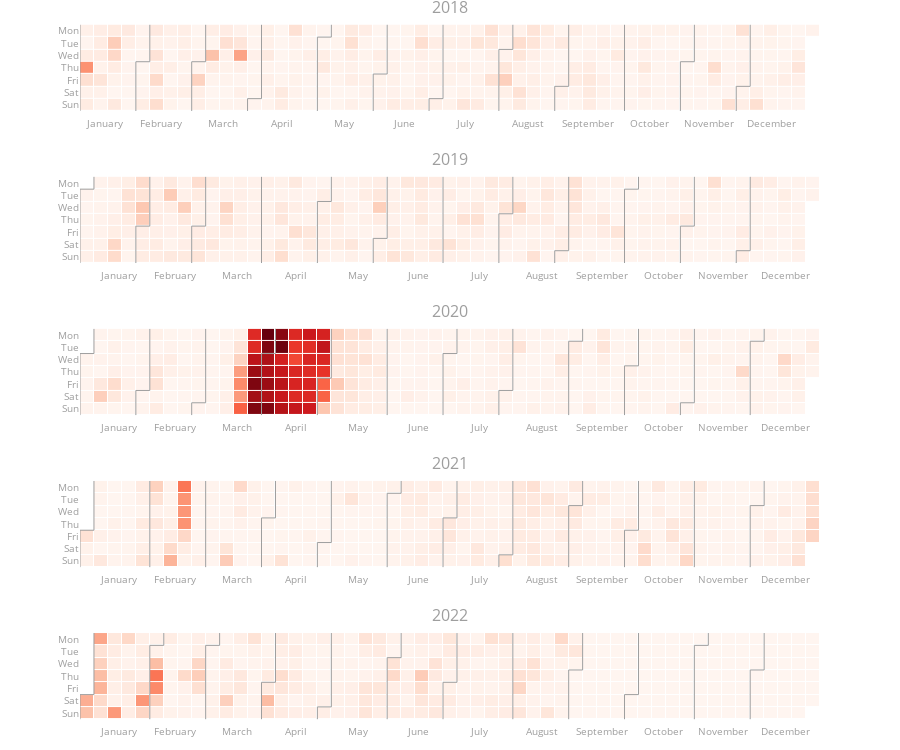

Notebook code for this chart:
### Code cell
fig = calplot(
         events.reset_index(),
         x="FlightDate",
         y="Cancelled",
         colorscale="Reds",
         years_title=True
)
fig.show()

### Figure 1 — Plotly figure (JSON) as saved in the notebook; plotly's stock layout.template omitted (floating-point values rounded to 4 significant figures; data arrays with more than 128 entries replaced by an {"elided": "..."} marker saying what was removed)
{"data": [{"colorscale": [[0, "rgb(255,245,240)"], [0.125, "rgb(254,224,210)"], [0.25, "rgb(252,187,161)"], [0.375, "rgb(252,146,114)"], [0.5, "rgb(251,106,74)"], [0.625, "rgb(239,59,44)"], [0.75, "rgb(203,24,29)"], [0.875, "rgb(165,15,21)"], [1, "rgb(103,0,13)"]], "customdata": {"elided": "365x2 str values"}, "hovertemplate": "%{customdata[0]} <br>Week=%{x} <br>%{customdata[1]}=%{z}", "name": "2018", "showscale": false, "type": "heatmap", "x": {"elided": "365 int values"}, "xaxis": "x", "xgap": 1, "y": {"elided": "365 int values"}, "yaxis": "y", "ygap": 1, "z": {"elided": "365 float values"}, "zmax": 0.5344, "zmin": 0}, {"hoverinfo": "skip", "line": {"color": "#9e9e9e", "width": 1}, "mode": "lines", "type": "scatter", "x": [0.5, 0.5], "xaxis": "x", "y": [-0.5, 6.5], "yaxis": "y"}, {"hoverinfo": "skip", "line": {"color": "#9e9e9e", "width": 1}, "mode": "lines", "type": "scatter", "x": [4.5, 4.5], "xaxis": "x", "y": [2.5, 6.5], "yaxis": "y"}, {"hoverinfo": "skip", "line": {"color": "#9e9e9e", "width": 1}, "mode": "lines", "type": "scatter", "x": [4.5, 5.5], "xaxis": "x", "y": [2.5, 2.5], "yaxis": "y"}, {"hoverinfo": "skip", "line": {"color": "#9e9e9e", "width": 1}, "mode": "lines", "type": "scatter", "x": [5.5, 5.5], "xaxis": "x", "y": [2.5, -0.5], "yaxis": "y"}, {"hoverinfo": "skip", "line": {"color": "#9e9e9e", "width": 1}, "mode": "lines", "type": "scatter", "x": [8.5, 8.5], "xaxis": "x", "y": [2.5, 6.5], "yaxis": "y"}, {"hoverinfo": "skip", "line": {"color": "#9e9e9e", "width": 1}, "mode": "lines", "type": "scatter", "x": [8.5, 9.5], "xaxis": "x", "y": [2.5, 2.5], "yaxis": "y"}, {"hoverinfo": "skip", "line": {"color": "#9e9e9e", "width": 1}, "mode": "lines", "type": "scatter", "x": [9.5, 9.5], "xaxis": "x", "y": [2.5, -0.5], "yaxis": "y"}, {"hoverinfo": "skip", "line": {"color": "#9e9e9e", "width": 1}, "mode": "lines", "type": "scatter", "x": [12.5, 12.5], "xaxis": "x", "y": [5.5, 6.5], "yaxis": "y"}, {"hoverinfo": "skip", "line": {"color": "#9e9e9e", "width": 1}, "mode": "lines", "type": "scatter", "x": [12.5, 13.5], "xaxis": "x", "y": [5.5, 5.5], "yaxis": "y"}, {"hoverinfo": "skip", "line": {"color": "#9e9e9e", "width": 1}, "mode": "lines", "type": "scatter", "x": [13.5, 13.5], "xaxis": "x", "y": [5.5, -0.5], "yaxis": "y"}, {"hoverinfo": "skip", "line": {"color": "#9e9e9e", "width": 1}, "mode": "lines", "type": "scatter", "x": [17.5, 17.5], "xaxis": "x", "y": [0.5, 6.5], "yaxis": "y"}, {"hoverinfo": "skip", "line": {"color": "#9e9e9e", "width": 1}, "mode": "lines", "type": "scatter", "x": [17.5, 18.5], "xaxis": "x", "y": [0.5, 0.5], "yaxis": "y"}, {"hoverinfo": "skip", "line": {"color": "#9e9e9e", "width": 1}, "mode": "lines", "type": "scatter", "x": [18.5, 18.5], "xaxis": "x", "y": [0.5, -0.5], "yaxis": "y"}, {"hoverinfo": "skip", "line": {"color": "#9e9e9e", "width": 1}, "mode": "lines", "type": "scatter", "x": [21.5, 21.5], "xaxis": "x", "y": [3.5, 6.5], "yaxis": "y"}, {"hoverinfo": "skip", "line": {"color": "#9e9e9e", "width": 1}, "mode": "lines", "type": "scatter", "x": [21.5, 22.5], "xaxis": "x", "y": [3.5, 3.5], "yaxis": "y"}, {"hoverinfo": "skip", "line": {"color": "#9e9e9e", "width": 1}, "mode": "lines", "type": "scatter", "x": [22.5, 22.5], "xaxis": "x", "y": [3.5, -0.5], "yaxis": "y"}, {"hoverinfo": "skip", "line": {"color": "#9e9e9e", "width": 1}, "mode": "lines", "type": "scatter", "x": [25.5, 25.5], "xaxis": "x", "y": [5.5, 6.5], "yaxis": "y"}, {"hoverinfo": "skip", "line": {"color": "#9e9e9e", "width": 1}, "mode": "lines", "type": "scatter", "x": [25.5, 26.5], "xaxis": "x", "y": [5.5, 5.5], "yaxis": "y"}, {"hoverinfo": "skip", "line": {"color": "#9e9e9e", "width": 1}, "mode": "lines", "type": "scatter", "x": [26.5, 26.5], "xaxis": "x", "y": [5.5, -0.5], "yaxis": "y"}, {"hoverinfo": "skip", "line": {"color": "#9e9e9e", "width": 1}, "mode": "lines", "type": "scatter", "x": [30.5, 30.5], "xaxis": "x", "y": [1.5, 6.5], "yaxis": "y"}, {"hoverinfo": "skip", "line": {"color": "#9e9e9e", "width": 1}, "mode": "lines", "type": "scatter", "x": [30.5, 31.5], "xaxis": "x", "y": [1.5, 1.5], "yaxis": "y"}, {"hoverinfo": "skip", "line": {"color": "#9e9e9e", "width": 1}, "mode": "lines", "type": "scatter", "x": [31.5, 31.5], "xaxis": "x", "y": [1.5, -0.5], "yaxis": "y"}, {"hoverinfo": "skip", "line": {"color": "#9e9e9e", "width": 1}, "mode": "lines", "type": "scatter", "x": [34.5, 34.5], "xaxis": "x", "y": [4.5, 6.5], "yaxis": "y"}, {"hoverinfo": "skip", "line": {"color": "#9e9e9e", "width": 1}, "mode": "lines", "type": "scatter", "x": [34.5, 35.5], "xaxis": "x", "y": [4.5, 4.5], "yaxis": "y"}, {"hoverinfo": "skip", "line": {"color": "#9e9e9e", "width": 1}, "mode": "lines", "type": "scatter", "x": [35.5, 35.5], "xaxis": "x", "y": [4.5, -0.5], "yaxis": "y"}, {"hoverinfo": "skip", "line": {"color": "#9e9e9e", "width": 1}, "mode": "lines", "type": "scatter", "x": [39.5, 39.5], "xaxis": "x", "y": [-0.5, 6.5], "yaxis": "y"}, {"hoverinfo": "skip", "line": {"color": "#9e9e9e", "width": 1}, "mode": "lines", "type": "scatter", "x": [43.5, 43.5], "xaxis": "x", "y": [2.5, 6.5], "yaxis": "y"}, {"hoverinfo": "skip", "line": {"color": "#9e9e9e", "width": 1}, "mode": "lines", "type": "scatter", "x": [43.5, 44.5], "xaxis": "x", "y": [2.5, 2.5], "yaxis": "y"}, {"hoverinfo": "skip", "line": {"color": "#9e9e9e", "width": 1}, "mode": "lines", "type": "scatter", "x": [44.5, 44.5], "xaxis": "x", "y": [2.5, -0.5], "yaxis": "y"}, {"hoverinfo": "skip", "line": {"color": "#9e9e9e", "width": 1}, "mode": "lines", "type": "scatter", "x": [47.5, 47.5], "xaxis": "x", "y": [4.5, 6.5], "yaxis": "y"}, {"hoverinfo": "skip", "line": {"color": "#9e9e9e", "width": 1}, "mode": "lines", "type": "scatter", "x": [47.5, 48.5], "xaxis": "x", "y": [4.5, 4.5], "yaxis": "y"}, {"hoverinfo": "skip", "line": {"color": "#9e9e9e", "width": 1}, "mode": "lines", "type": "scatter", "x": [48.5, 48.5], "xaxis": "x", "y": [4.5, -0.5], "yaxis": "y"}, {"colorscale": [[0, "rgb(255,245,240)"], [0.125, "rgb(254,224,210)"], [0.25, "rgb(252,187,161)"], [0.375, "rgb(252,146,114)"], [0.5, "rgb(251,106,74)"], [0.625, "rgb(239,59,44)"], [0.75, "rgb(203,24,29)"], [0.875, "rgb(165,15,21)"], [1, "rgb(103,0,13)"]], "customdata": {"elided": "365x2 str values"}, "hovertemplate": "%{customdata[0]} <br>Week=%{x} <br>%{customdata[1]}=%{z}", "name": "2019", "showscale": false, "type": "heatmap", "x": {"elided": "365 int values"}, "xaxis": "x2", "xgap": 1, "y": {"elided": "365 int values"}, "yaxis": "y2", "ygap": 1, "z": {"elided": "365 float values"}, "zmax": 0.5344, "zmin": 0}, {"hoverinfo": "skip", "line": {"color": "#9e9e9e", "width": 1}, "mode": "lines", "type": "scatter", "x": [-0.5, -0.5], "xaxis": "x2", "y": [0.5, 6.5], "yaxis": "y2"}, {"hoverinfo": "skip", "line": {"color": "#9e9e9e", "width": 1}, "mode": "lines", "type": "scatter", "x": [-0.5, 0.5], "xaxis": "x2", "y": [0.5, 0.5], "yaxis": "y2"}, {"hoverinfo": "skip", "line": {"color": "#9e9e9e", "width": 1}, "mode": "lines", "type": "scatter", "x": [0.5, 0.5], "xaxis": "x2", "y": [0.5, -0.5], "yaxis": "y2"}, {"hoverinfo": "skip", "line": {"color": "#9e9e9e", "width": 1}, "mode": "lines", "type": "scatter", "x": [3.5, 3.5], "xaxis": "x2", "y": [3.5, 6.5], "yaxis": "y2"}, {"hoverinfo": "skip", "line": {"color": "#9e9e9e", "width": 1}, "mode": "lines", "type": "scatter", "x": [3.5, 4.5], "xaxis": "x2", "y": [3.5, 3.5], "yaxis": "y2"}, {"hoverinfo": "skip", "line": {"color": "#9e9e9e", "width": 1}, "mode": "lines", "type": "scatter", "x": [4.5, 4.5], "xaxis": "x2", "y": [3.5, -0.5], "yaxis": "y2"}, {"hoverinfo": "skip", "line": {"color": "#9e9e9e", "width": 1}, "mode": "lines", "type": "scatter", "x": [7.5, 7.5], "xaxis": "x2", "y": [3.5, 6.5], "yaxis": "y2"}, {"hoverinfo": "skip", "line": {"color": "#9e9e9e", "width": 1}, "mode": "lines", "type": "scatter", "x": [7.5, 8.5], "xaxis": "x2", "y": [3.5, 3.5], "yaxis": "y2"}, {"hoverinfo": "skip", "line": {"color": "#9e9e9e", "width": 1}, "mode": "lines", "type": "scatter", "x": [8.5, 8.5], "xaxis": "x2", "y": [3.5, -0.5], "yaxis": "y2"}, {"hoverinfo": "skip", "line": {"color": "#9e9e9e", "width": 1}, "mode": "lines", "type": "scatter", "x": [12.5, 12.5], "xaxis": "x2", "y": [-0.5, 6.5], "yaxis": "y2"}, {"hoverinfo": "skip", "line": {"color": "#9e9e9e", "width": 1}, "mode": "lines", "type": "scatter", "x": [16.5, 16.5], "xaxis": "x2", "y": [1.5, 6.5], "yaxis": "y2"}, {"hoverinfo": "skip", "line": {"color": "#9e9e9e", "width": 1}, "mode": "lines", "type": "scatter", "x": [16.5, 17.5], "xaxis": "x2", "y": [1.5, 1.5], "yaxis": "y2"}, {"hoverinfo": "skip", "line": {"color": "#9e9e9e", "width": 1}, "mode": "lines", "type": "scatter", "x": [17.5, 17.5], "xaxis": "x2", "y": [1.5, -0.5], "yaxis": "y2"}, {"hoverinfo": "skip", "line": {"color": "#9e9e9e", "width": 1}, "mode": "lines", "type": "scatter", "x": [20.5, 20.5], "xaxis": "x2", "y": [4.5, 6.5], "yaxis": "y2"}, {"hoverinfo": "skip", "line": {"color": "#9e9e9e", "width": 1}, "mode": "lines", "type": "scatter", "x": [20.5, 21.5], "xaxis": "x2", "y": [4.5, 4.5], "yaxis": "y2"}, {"hoverinfo": "skip", "line": {"color": "#9e9e9e", "width": 1}, "mode": "lines", "type": "scatter", "x": [21.5, 21.5], "xaxis": "x2", "y": [4.5, -0.5], "yaxis": "y2"}, {"hoverinfo": "skip", "line": {"color": "#9e9e9e", "width": 1}, "mode": "lines", "type": "scatter", "x": [25.5, 25.5], "xaxis": "x2", "y": [-0.5, 6.5], "yaxis": "y2"}, {"hoverinfo": "skip", "line": {"color": "#9e9e9e", "width": 1}, "mode": "lines", "type": "scatter", "x": [29.5, 29.5], "xaxis": "x2", "y": [2.5, 6.5], "yaxis": "y2"}, {"hoverinfo": "skip", "line": {"color": "#9e9e9e", "width": 1}, "mode": "lines", "type": "scatter", "x": [29.5, 30.5], "xaxis": "x2", "y": [2.5, 2.5], "yaxis": "y2"}, {"hoverinfo": "skip", "line": {"color": "#9e9e9e", "width": 1}, "mode": "lines", "type": "scatter", "x": [30.5, 30.5], "xaxis": "x2", "y": [2.5, -0.5], "yaxis": "y2"}, {"hoverinfo": "skip", "line": {"color": "#9e9e9e", "width": 1}, "mode": "lines", "type": "scatter", "x": [33.5, 33.5], "xaxis": "x2", "y": [5.5, 6.5], "yaxis": "y2"}, {"hoverinfo": "skip", "line": {"color": "#9e9e9e", "width": 1}, "mode": "lines", "type": "scatter", "x": [33.5, 34.5], "xaxis": "x2", "y": [5.5, 5.5], "yaxis": "y2"}, {"hoverinfo": "skip", "line": {"color": "#9e9e9e", "width": 1}, "mode": "lines", "type": "scatter", "x": [34.5, 34.5], "xaxis": "x2", "y": [5.5, -0.5], "yaxis": "y2"}, {"hoverinfo": "skip", "line": {"color": "#9e9e9e", "width": 1}, "mode": "lines", "type": "scatter", "x": [38.5, 38.5], "xaxis": "x2", "y": [0.5, 6.5], "yaxis": "y2"}, {"hoverinfo": "skip", "line": {"color": "#9e9e9e", "width": 1}, "mode": "lines", "type": "scatter", "x": [38.5, 39.5], "xaxis": "x2", "y": [0.5, 0.5], "yaxis": "y2"}, {"hoverinfo": "skip", "line": {"color": "#9e9e9e", "width": 1}, "mode": "lines", "type": "scatter", "x": [39.5, 39.5], "xaxis": "x2", "y": [0.5, -0.5], "yaxis": "y2"}, {"hoverinfo": "skip", "line": {"color": "#9e9e9e", "width": 1}, "mode": "lines", "type": "scatter", "x": [42.5, 42.5], "xaxis": "x2", "y": [3.5, 6.5], "yaxis": "y2"}, {"hoverinfo": "skip", "line": {"color": "#9e9e9e", "width": 1}, "mode": "lines", "type": "scatter", "x": [42.5, 43.5], "xaxis": "x2", "y": [3.5, 3.5], "yaxis": "y2"}, {"hoverinfo": "skip", "line": {"color": "#9e9e9e", "width": 1}, "mode": "lines", "type": "scatter", "x": [43.5, 43.5], "xaxis": "x2", "y": [3.5, -0.5], "yaxis": "y2"}, {"hoverinfo": "skip", "line": {"color": "#9e9e9e", "width": 1}, "mode": "lines", "type": "scatter", "x": [46.5, 46.5], "xaxis": "x2", "y": [5.5, 6.5], "yaxis": "y2"}, {"hoverinfo": "skip", "line": {"color": "#9e9e9e", "width": 1}, "mode": "lines", "type": "scatter", "x": [46.5, 47.5], "xaxis": "x2", "y": [5.5, 5.5], "yaxis": "y2"}, {"hoverinfo": "skip", "line": {"color": "#9e9e9e", "width": 1}, "mode": "lines", "type": "scatter", "x": [47.5, 47.5], "xaxis": "x2", "y": [5.5, -0.5], "yaxis": "y2"}, {"colorscale": [[0, "rgb(255,245,240)"], [0.125, "rgb(254,224,210)"], [0.25, "rgb(252,187,161)"], [0.375, "rgb(252,146,114)"], [0.5, "rgb(251,106,74)"], [0.625, "rgb(239,59,44)"], [0.75, "rgb(203,24,29)"], [0.875, "rgb(165,15,21)"], [1, "rgb(103,0,13)"]], "customdata": {"elided": "366x2 str values"}, "hovertemplate": "%{customdata[0]} <br>Week=%{x} <br>%{customdata[1]}=%{z}", "name": "2020", "showscale": false, "type": "heatmap", "x": {"elided": "366 int values"}, "xaxis": "x3", "xgap": 1, "y": {"elided": "366 int values"}, "yaxis": "y3", "ygap": 1, "z": {"elided": "366 float values"}, "zmax": 0.5344, "zmin": 0}, {"hoverinfo": "skip", "line": {"color": "#9e9e9e", "width": 1}, "mode": "lines", "type": "scatter", "x": [-0.5, -0.5], "xaxis": "x3", "y": [1.5, 6.5], "yaxis": "y3"}, {"hoverinfo": "skip", "line": {"color": "#9e9e9e", "width": 1}, "mode": "lines", "type": "scatter", "x": [-0.5, 0.5], "xaxis": "x3", "y": [1.5, 1.5], "yaxis": "y3"}, {"hoverinfo": "skip", "line": {"color": "#9e9e9e", "width": 1}, "mode": "lines", "type": "scatter", "x": [0.5, 0.5], "xaxis": "x3", "y": [1.5, -0.5], "yaxis": "y3"}, {"hoverinfo": "skip", "line": {"color": "#9e9e9e", "width": 1}, "mode": "lines", "type": "scatter", "x": [3.5, 3.5], "xaxis": "x3", "y": [4.5, 6.5], "yaxis": "y3"}, {"hoverinfo": "skip", "line": {"color": "#9e9e9e", "width": 1}, "mode": "lines", "type": "scatter", "x": [3.5, 4.5], "xaxis": "x3", "y": [4.5, 4.5], "yaxis": "y3"}, {"hoverinfo": "skip", "line": {"color": "#9e9e9e", "width": 1}, "mode": "lines", "type": "scatter", "x": [4.5, 4.5], "xaxis": "x3", "y": [4.5, -0.5], "yaxis": "y3"}, {"hoverinfo": "skip", "line": {"color": "#9e9e9e", "width": 1}, "mode": "lines", "type": "scatter", "x": [7.5, 7.5], "xaxis": "x3", "y": [5.5, 6.5], "yaxis": "y3"}, {"hoverinfo": "skip", "line": {"color": "#9e9e9e", "width": 1}, "mode": "lines", "type": "scatter", "x": [7.5, 8.5], "xaxis": "x3", "y": [5.5, 5.5], "yaxis": "y3"}, {"hoverinfo": "skip", "line": {"color": "#9e9e9e", "width": 1}, "mode": "lines", "type": "scatter", "x": [8.5, 8.5], "xaxis": "x3", "y": [5.5, -0.5], "yaxis": "y3"}, {"hoverinfo": "skip", "line": {"color": "#9e9e9e", "width": 1}, "mode": "lines", "type": "scatter", "x": [12.5, 12.5], "xaxis": "x3", "y": [1.5, 6.5], "yaxis": "y3"}, {"hoverinfo": "skip", "line": {"color": "#9e9e9e", "width": 1}, "mode": "lines", "type": "scatter", "x": [12.5, 13.5], "xaxis": "x3", "y": [1.5, 1.5], "yaxis": "y3"}, {"hoverinfo": "skip", "line": {"color": "#9e9e9e", "width": 1}, "mode": "lines", "type": "scatter", "x": [13.5, 13.5], "xaxis": "x3", "y": [1.5, -0.5], "yaxis": "y3"}, {"hoverinfo": "skip", "line": {"color": "#9e9e9e", "width": 1}, "mode": "lines", "type": "scatter", "x": [16.5, 16.5], "xaxis": "x3", "y": [3.5, 6.5], "yaxis": "y3"}, {"hoverinfo": "skip", "line": {"color": "#9e9e9e", "width": 1}, "mode": "lines", "type": "scatter", "x": [16.5, 17.5], "xaxis": "x3", "y": [3.5, 3.5], "yaxis": "y3"}, {"hoverinfo": "skip", "line": {"color": "#9e9e9e", "width": 1}, "mode": "lines", "type": "scatter", "x": [17.5, 17.5], "xaxis": "x3", "y": [3.5, -0.5], "yaxis": "y3"}, {"hoverinfo": "skip", "line": {"color": "#9e9e9e", "width": 1}, "mode": "lines", "type": "scatter", "x": [21.5, 21.5], "xaxis": "x3", "y": [-0.5, 6.5], "yaxis": "y3"}, {"hoverinfo": "skip", "line": {"color": "#9e9e9e", "width": 1}, "mode": "lines", "type": "scatter", "x": [25.5, 25.5], "xaxis": "x3", "y": [1.5, 6.5], "yaxis": "y3"}, {"hoverinfo": "skip", "line": {"color": "#9e9e9e", "width": 1}, "mode": "lines", "type": "scatter", "x": [25.5, 26.5], "xaxis": "x3", "y": [1.5, 1.5], "yaxis": "y3"}, {"hoverinfo": "skip", "line": {"color": "#9e9e9e", "width": 1}, "mode": "lines", "type": "scatter", "x": [26.5, 26.5], "xaxis": "x3", "y": [1.5, -0.5], "yaxis": "y3"}, {"hoverinfo": "skip", "line": {"color": "#9e9e9e", "width": 1}, "mode": "lines", "type": "scatter", "x": [29.5, 29.5], "xaxis": "x3", "y": [4.5, 6.5], "yaxis": "y3"}, {"hoverinfo": "skip", "line": {"color": "#9e9e9e", "width": 1}, "mode": "lines", "type": "scatter", "x": [29.5, 30.5], "xaxis": "x3", "y": [4.5, 4.5], "yaxis": "y3"}, {"hoverinfo": "skip", "line": {"color": "#9e9e9e", "width": 1}, "mode": "lines", "type": "scatter", "x": [30.5, 30.5], "xaxis": "x3", "y": [4.5, -0.5], "yaxis": "y3"}, {"hoverinfo": "skip", "line": {"color": "#9e9e9e", "width": 1}, "mode": "lines", "type": "scatter", "x": [34.5, 34.5], "xaxis": "x3", "y": [0.5, 6.5], "yaxis": "y3"}, {"hoverinfo": "skip", "line": {"color": "#9e9e9e", "width": 1}, "mode": "lines", "type": "scatter", "x": [34.5, 35.5], "xaxis": "x3", "y": [0.5, 0.5], "yaxis": "y3"}, {"hoverinfo": "skip", "line": {"color": "#9e9e9e", "width": 1}, "mode": "lines", "type": "scatter", "x": [35.5, 35.5], "xaxis": "x3", "y": [0.5, -0.5], "yaxis": "y3"}, {"hoverinfo": "skip", "line": {"color": "#9e9e9e", "width": 1}, "mode": "lines", "type": "scatter", "x": [38.5, 38.5], "xaxis": "x3", "y": [2.5, 6.5], "yaxis": "y3"}, {"hoverinfo": "skip", "line": {"color": "#9e9e9e", "width": 1}, "mode": "lines", "type": "scatter", "x": [38.5, 39.5], "xaxis": "x3", "y": [2.5, 2.5], "yaxis": "y3"}, {"hoverinfo": "skip", "line": {"color": "#9e9e9e", "width": 1}, "mode": "lines", "type": "scatter", "x": [39.5, 39.5], "xaxis": "x3", "y": [2.5, -0.5], "yaxis": "y3"}, {"hoverinfo": "skip", "line": {"color": "#9e9e9e", "width": 1}, "mode": "lines", "type": "scatter", "x": [42.5, 42.5], "xaxis": "x3", "y": [5.5, 6.5], "yaxis": "y3"}, {"hoverinfo": "skip", "line": {"color": "#9e9e9e", "width": 1}, "mode": "lines", "type": "scatter", "x": [42.5, 43.5], "xaxis": "x3", "y": [5.5, 5.5], "yaxis": "y3"}, {"hoverinfo": "skip", "line": {"color": "#9e9e9e", "width": 1}, "mode": "lines", "type": "scatter", "x": [43.5, 43.5], "xaxis": "x3", "y": [5.5, -0.5], "yaxis": "y3"}, {"hoverinfo": "skip", "line": {"color": "#9e9e9e", "width": 1}, "mode": "lines", "type": "scatter", "x": [47.5, 47.5], "xaxis": "x3", "y": [0.5, 6.5], "yaxis": "y3"}, {"hoverinfo": "skip", "line": {"color": "#9e9e9e", "width": 1}, "mode": "lines", "type": "scatter", "x": [47.5, 48.5], "xaxis": "x3", "y": [0.5, 0.5], "yaxis": "y3"}, {"hoverinfo": "skip", "line": {"color": "#9e9e9e", "width": 1}, "mode": "lines", "type": "scatter", "x": [48.5, 48.5], "xaxis": "x3", "y": [0.5, -0.5], "yaxis": "y3"}, {"colorscale": [[0, "rgb(255,245,240)"], [0.125, "rgb(254,224,210)"], [0.25, "rgb(252,187,161)"], [0.375, "rgb(252,146,114)"], [0.5, "rgb(251,106,74)"], [0.625, "rgb(239,59,44)"], [0.75, "rgb(203,24,29)"], [0.875, "rgb(165,15,21)"], [1, "rgb(103,0,13)"]], "customdata": {"elided": "365x2 str values"}, "hovertemplate": "%{customdata[0]} <br>Week=%{x} <br>%{customdata[1]}=%{z}", "name": "2021", "showscale": false, "type": "heatmap", "x": {"elided": "365 int values"}, "xaxis": "x4", "xgap": 1, "y": {"elided": "365 int values"}, "yaxis": "y4", "ygap": 1, "z": {"elided": "365 float values"}, "zmax": 0.5344, "zmin": 0}, {"hoverinfo": "skip", "line": {"color": "#9e9e9e", "width": 1}, "mode": "lines", "type": "scatter", "x": [-0.5, -0.5], "xaxis": "x4", "y": [3.5, 6.5], "yaxis": "y4"}, {"hoverinfo": "skip", "line": {"color": "#9e9e9e", "width": 1}, "mode": "lines", "type": "scatter", "x": [-0.5, 0.5], "xaxis": "x4", "y": [3.5, 3.5], "yaxis": "y4"}, {"hoverinfo": "skip", "line": {"color": "#9e9e9e", "width": 1}, "mode": "lines", "type": "scatter", "x": [0.5, 0.5], "xaxis": "x4", "y": [3.5, -0.5], "yaxis": "y4"}, {"hoverinfo": "skip", "line": {"color": "#9e9e9e", "width": 1}, "mode": "lines", "type": "scatter", "x": [4.5, 4.5], "xaxis": "x4", "y": [-0.5, 6.5], "yaxis": "y4"}, {"hoverinfo": "skip", "line": {"color": "#9e9e9e", "width": 1}, "mode": "lines", "type": "scatter", "x": [8.5, 8.5], "xaxis": "x4", "y": [-0.5, 6.5], "yaxis": "y4"}, {"hoverinfo": "skip", "line": {"color": "#9e9e9e", "width": 1}, "mode": "lines", "type": "scatter", "x": [12.5, 12.5], "xaxis": "x4", "y": [2.5, 6.5], "yaxis": "y4"}, {"hoverinfo": "skip", "line": {"color": "#9e9e9e", "width": 1}, "mode": "lines", "type": "scatter", "x": [12.5, 13.5], "xaxis": "x4", "y": [2.5, 2.5], "yaxis": "y4"}, {"hoverinfo": "skip", "line": {"color": "#9e9e9e", "width": 1}, "mode": "lines", "type": "scatter", "x": [13.5, 13.5], "xaxis": "x4", "y": [2.5, -0.5], "yaxis": "y4"}, {"hoverinfo": "skip", "line": {"color": "#9e9e9e", "width": 1}, "mode": "lines", "type": "scatter", "x": [16.5, 16.5], "xaxis": "x4", "y": [4.5, 6.5], "yaxis": "y4"}, {"hoverinfo": "skip", "line": {"color": "#9e9e9e", "width": 1}, "mode": "lines", "type": "scatter", "x": [16.5, 17.5], "xaxis": "x4", "y": [4.5, 4.5], "yaxis": "y4"}, {"hoverinfo": "skip", "line": {"color": "#9e9e9e", "width": 1}, "mode": "lines", "type": "scatter", "x": [17.5, 17.5], "xaxis": "x4", "y": [4.5, -0.5], "yaxis": "y4"}, {"hoverinfo": "skip", "line": {"color": "#9e9e9e", "width": 1}, "mode": "lines", "type": "scatter", "x": [21.5, 21.5], "xaxis": "x4", "y": [0.5, 6.5], "yaxis": "y4"}, {"hoverinfo": "skip", "line": {"color": "#9e9e9e", "width": 1}, "mode": "lines", "type": "scatter", "x": [21.5, 22.5], "xaxis": "x4", "y": [0.5, 0.5], "yaxis": "y4"}, {"hoverinfo": "skip", "line": {"color": "#9e9e9e", "width": 1}, "mode": "lines", "type": "scatter", "x": [22.5, 22.5], "xaxis": "x4", "y": [0.5, -0.5], "yaxis": "y4"}, {"hoverinfo": "skip", "line": {"color": "#9e9e9e", "width": 1}, "mode": "lines", "type": "scatter", "x": [25.5, 25.5], "xaxis": "x4", "y": [2.5, 6.5], "yaxis": "y4"}, {"hoverinfo": "skip", "line": {"color": "#9e9e9e", "width": 1}, "mode": "lines", "type": "scatter", "x": [25.5, 26.5], "xaxis": "x4", "y": [2.5, 2.5], "yaxis": "y4"}, {"hoverinfo": "skip", "line": {"color": "#9e9e9e", "width": 1}, "mode": "lines", "type": "scatter", "x": [26.5, 26.5], "xaxis": "x4", "y": [2.5, -0.5], "yaxis": "y4"}, {"hoverinfo": "skip", "line": {"color": "#9e9e9e", "width": 1}, "mode": "lines", "type": "scatter", "x": [29.5, 29.5], "xaxis": "x4", "y": [5.5, 6.5], "yaxis": "y4"}, {"hoverinfo": "skip", "line": {"color": "#9e9e9e", "width": 1}, "mode": "lines", "type": "scatter", "x": [29.5, 30.5], "xaxis": "x4", "y": [5.5, 5.5], "yaxis": "y4"}, {"hoverinfo": "skip", "line": {"color": "#9e9e9e", "width": 1}, "mode": "lines", "type": "scatter", "x": [30.5, 30.5], "xaxis": "x4", "y": [5.5, -0.5], "yaxis": "y4"}, {"hoverinfo": "skip", "line": {"color": "#9e9e9e", "width": 1}, "mode": "lines", "type": "scatter", "x": [34.5, 34.5], "xaxis": "x4", "y": [1.5, 6.5], "yaxis": "y4"}, {"hoverinfo": "skip", "line": {"color": "#9e9e9e", "width": 1}, "mode": "lines", "type": "scatter", "x": [34.5, 35.5], "xaxis": "x4", "y": [1.5, 1.5], "yaxis": "y4"}, {"hoverinfo": "skip", "line": {"color": "#9e9e9e", "width": 1}, "mode": "lines", "type": "scatter", "x": [35.5, 35.5], "xaxis": "x4", "y": [1.5, -0.5], "yaxis": "y4"}, {"hoverinfo": "skip", "line": {"color": "#9e9e9e", "width": 1}, "mode": "lines", "type": "scatter", "x": [38.5, 38.5], "xaxis": "x4", "y": [3.5, 6.5], "yaxis": "y4"}, {"hoverinfo": "skip", "line": {"color": "#9e9e9e", "width": 1}, "mode": "lines", "type": "scatter", "x": [38.5, 39.5], "xaxis": "x4", "y": [3.5, 3.5], "yaxis": "y4"}, {"hoverinfo": "skip", "line": {"color": "#9e9e9e", "width": 1}, "mode": "lines", "type": "scatter", "x": [39.5, 39.5], "xaxis": "x4", "y": [3.5, -0.5], "yaxis": "y4"}, {"hoverinfo": "skip", "line": {"color": "#9e9e9e", "width": 1}, "mode": "lines", "type": "scatter", "x": [43.5, 43.5], "xaxis": "x4", "y": [-0.5, 6.5], "yaxis": "y4"}, {"hoverinfo": "skip", "line": {"color": "#9e9e9e", "width": 1}, "mode": "lines", "type": "scatter", "x": [47.5, 47.5], "xaxis": "x4", "y": [1.5, 6.5], "yaxis": "y4"}, {"hoverinfo": "skip", "line": {"color": "#9e9e9e", "width": 1}, "mode": "lines", "type": "scatter", "x": [47.5, 48.5], "xaxis": "x4", "y": [1.5, 1.5], "yaxis": "y4"}, {"hoverinfo": "skip", "line": {"color": "#9e9e9e", "width": 1}, "mode": "lines", "type": "scatter", "x": [48.5, 48.5], "xaxis": "x4", "y": [1.5, -0.5], "yaxis": "y4"}, {"colorscale": [[0, "rgb(255,245,240)"], [0.125, "rgb(254,224,210)"], [0.25, "rgb(252,187,161)"], [0.375, "rgb(252,146,114)"], [0.5, "rgb(251,106,74)"], [0.625, "rgb(239,59,44)"], [0.75, "rgb(203,24,29)"], [0.875, "rgb(165,15,21)"], [1, "rgb(103,0,13)"]], "customdata": {"elided": "365x2 str values"}, "hovertemplate": "%{customdata[0]} <br>Week=%{x} <br>%{customdata[1]}=%{z}", "name": "2022", "showscale": false, "type": "heatmap", "x": {"elided": "365 int values"}, "xaxis": "x5", "xgap": 1, "y": {"elided": "365 int values"}, "yaxis": "y5", "ygap": 1, "z": {"elided": "365 float values"}, "zmax": 0.5344, "zmin": 0}, {"hoverinfo": "skip", "line": {"color": "#9e9e9e", "width": 1}, "mode": "lines", "type": "scatter", "x": [-0.5, -0.5], "xaxis": "x5", "y": [4.5, 6.5], "yaxis": "y5"}, {"hoverinfo": "skip", "line": {"color": "#9e9e9e", "width": 1}, "mode": "lines", "type": "scatter", "x": [-0.5, 0.5], "xaxis": "x5", "y": [4.5, 4.5], "yaxis": "y5"}, {"hoverinfo": "skip", "line": {"color": "#9e9e9e", "width": 1}, "mode": "lines", "type": "scatter", "x": [0.5, 0.5], "xaxis": "x5", "y": [4.5, -0.5], "yaxis": "y5"}, {"hoverinfo": "skip", "line": {"color": "#9e9e9e", "width": 1}, "mode": "lines", "type": "scatter", "x": [4.5, 4.5], "xaxis": "x5", "y": [0.5, 6.5], "yaxis": "y5"}, {"hoverinfo": "skip", "line": {"color": "#9e9e9e", "width": 1}, "mode": "lines", "type": "scatter", "x": [4.5, 5.5], "xaxis": "x5", "y": [0.5, 0.5], "yaxis": "y5"}, {"hoverinfo": "skip", "line": {"color": "#9e9e9e", "width": 1}, "mode": "lines", "type": "scatter", "x": [5.5, 5.5], "xaxis": "x5", "y": [0.5, -0.5], "yaxis": "y5"}, {"hoverinfo": "skip", "line": {"color": "#9e9e9e", "width": 1}, "mode": "lines", "type": "scatter", "x": [8.5, 8.5], "xaxis": "x5", "y": [0.5, 6.5], "yaxis": "y5"}, {"hoverinfo": "skip", "line": {"color": "#9e9e9e", "width": 1}, "mode": "lines", "type": "scatter", "x": [8.5, 9.5], "xaxis": "x5", "y": [0.5, 0.5], "yaxis": "y5"}, {"hoverinfo": "skip", "line": {"color": "#9e9e9e", "width": 1}, "mode": "lines", "type": "scatter", "x": [9.5, 9.5], "xaxis": "x5", "y": [0.5, -0.5], "yaxis": "y5"}, {"hoverinfo": "skip", "line": {"color": "#9e9e9e", "width": 1}, "mode": "lines", "type": "scatter", "x": [12.5, 12.5], "xaxis": "x5", "y": [3.5, 6.5], "yaxis": "y5"}, {"hoverinfo": "skip", "line": {"color": "#9e9e9e", "width": 1}, "mode": "lines", "type": "scatter", "x": [12.5, 13.5], "xaxis": "x5", "y": [3.5, 3.5], "yaxis": "y5"}, {"hoverinfo": "skip", "line": {"color": "#9e9e9e", "width": 1}, "mode": "lines", "type": "scatter", "x": [13.5, 13.5], "xaxis": "x5", "y": [3.5, -0.5], "yaxis": "y5"}, {"hoverinfo": "skip", "line": {"color": "#9e9e9e", "width": 1}, "mode": "lines", "type": "scatter", "x": [16.5, 16.5], "xaxis": "x5", "y": [5.5, 6.5], "yaxis": "y5"}, {"hoverinfo": "skip", "line": {"color": "#9e9e9e", "width": 1}, "mode": "lines", "type": "scatter", "x": [16.5, 17.5], "xaxis": "x5", "y": [5.5, 5.5], "yaxis": "y5"}, {"hoverinfo": "skip", "line": {"color": "#9e9e9e", "width": 1}, "mode": "lines", "type": "scatter", "x": [17.5, 17.5], "xaxis": "x5", "y": [5.5, -0.5], "yaxis": "y5"}, {"hoverinfo": "skip", "line": {"color": "#9e9e9e", "width": 1}, "mode": "lines", "type": "scatter", "x": [21.5, 21.5], "xaxis": "x5", "y": [1.5, 6.5], "yaxis": "y5"}, {"hoverinfo": "skip", "line": {"color": "#9e9e9e", "width": 1}, "mode": "lines", "type": "scatter", "x": [21.5, 22.5], "xaxis": "x5", "y": [1.5, 1.5], "yaxis": "y5"}, {"hoverinfo": "skip", "line": {"color": "#9e9e9e", "width": 1}, "mode": "lines", "type": "scatter", "x": [22.5, 22.5], "xaxis": "x5", "y": [1.5, -0.5], "yaxis": "y5"}, {"hoverinfo": "skip", "line": {"color": "#9e9e9e", "width": 1}, "mode": "lines", "type": "scatter", "x": [25.5, 25.5], "xaxis": "x5", "y": [3.5, 6.5], "yaxis": "y5"}, {"hoverinfo": "skip", "line": {"color": "#9e9e9e", "width": 1}, "mode": "lines", "type": "scatter", "x": [25.5, 26.5], "xaxis": "x5", "y": [3.5, 3.5], "yaxis": "y5"}, {"hoverinfo": "skip", "line": {"color": "#9e9e9e", "width": 1}, "mode": "lines", "type": "scatter", "x": [26.5, 26.5], "xaxis": "x5", "y": [3.5, -0.5], "yaxis": "y5"}, {"hoverinfo": "skip", "line": {"color": "#9e9e9e", "width": 1}, "mode": "lines", "type": "scatter", "x": [30.5, 30.5], "xaxis": "x5", "y": [-0.5, 6.5], "yaxis": "y5"}, {"hoverinfo": "skip", "line": {"color": "#9e9e9e", "width": 1}, "mode": "lines", "type": "scatter", "x": [34.5, 34.5], "xaxis": "x5", "y": [2.5, 6.5], "yaxis": "y5"}, {"hoverinfo": "skip", "line": {"color": "#9e9e9e", "width": 1}, "mode": "lines", "type": "scatter", "x": [34.5, 35.5], "xaxis": "x5", "y": [2.5, 2.5], "yaxis": "y5"}, {"hoverinfo": "skip", "line": {"color": "#9e9e9e", "width": 1}, "mode": "lines", "type": "scatter", "x": [35.5, 35.5], "xaxis": "x5", "y": [2.5, -0.5], "yaxis": "y5"}, {"hoverinfo": "skip", "line": {"color": "#9e9e9e", "width": 1}, "mode": "lines", "type": "scatter", "x": [38.5, 38.5], "xaxis": "x5", "y": [4.5, 6.5], "yaxis": "y5"}, {"hoverinfo": "skip", "line": {"color": "#9e9e9e", "width": 1}, "mode": "lines", "type": "scatter", "x": [38.5, 39.5], "xaxis": "x5", "y": [4.5, 4.5], "yaxis": "y5"}, {"hoverinfo": "skip", "line": {"color": "#9e9e9e", "width": 1}, "mode": "lines", "type": "scatter", "x": [39.5, 39.5], "xaxis": "x5", "y": [4.5, -0.5], "yaxis": "y5"}, {"hoverinfo": "skip", "line": {"color": "#9e9e9e", "width": 1}, "mode": "lines", "type": "scatter", "x": [43.5, 43.5], "xaxis": "x5", "y": [0.5, 6.5], "yaxis": "y5"}, {"hoverinfo": "skip", "line": {"color": "#9e9e9e", "width": 1}, "mode": "lines", "type": "scatter", "x": [43.5, 44.5], "xaxis": "x5", "y": [0.5, 0.5], "yaxis": "y5"}, {"hoverinfo": "skip", "line": {"color": "#9e9e9e", "width": 1}, "mode": "lines", "type": "scatter", "x": [44.5, 44.5], "xaxis": "x5", "y": [0.5, -0.5], "yaxis": "y5"}, {"hoverinfo": "skip", "line": {"color": "#9e9e9e", "width": 1}, "mode": "lines", "type": "scatter", "x": [47.5, 47.5], "xaxis": "x5", "y": [2.5, 6.5], "yaxis": "y5"}, {"hoverinfo": "skip", "line": {"color": "#9e9e9e", "width": 1}, "mode": "lines", "type": "scatter", "x": [47.5, 48.5], "xaxis": "x5", "y": [2.5, 2.5], "yaxis": "y5"}, {"hoverinfo": "skip", "line": {"color": "#9e9e9e", "width": 1}, "mode": "lines", "type": "scatter", "x": [48.5, 48.5], "xaxis": "x5", "y": [2.5, -0.5], "yaxis": "y5"}], "layout": {"annotations": [{"font": {"size": 16}, "showarrow": false, "text": "2018", "x": 0.5, "xanchor": "center", "xref": "paper", "y": 1.0, "yanchor": "bottom", "yref": "paper"}, {"font": {"size": 16}, "showarrow": false, "text": "2019", "x": 0.5, "xanchor": "center", "xref": "paper", "y": 0.784, "yanchor": "bottom", "yref": "paper"}, {"font": {"size": 16}, "showarrow": false, "text": "2020", "x": 0.5, "xanchor": "center", "xref": "paper", "y": 0.568, "yanchor": "bottom", "yref": "paper"}, {"font": {"size": 16}, "showarrow": false, "text": "2021", "x": 0.5, "xanchor": "center", "xref": "paper", "y": 0.352, "yanchor": "bottom", "yref": "paper"}, {"font": {"size": 16}, "showarrow": false, "text": "2022", "x": 0.5, "xanchor": "center", "xref": "paper", "y": 0.136, "yanchor": "bottom", "yref": "paper"}], "font": {"color": "#9e9e9e", "size": 10}, "height": 750, "margin": {"b": 20, "t": 20}, "plot_bgcolor": "#fff", "showlegend": false, "title": {"text": ""}, "xaxis": {"anchor": "y", "domain": [0, 1], "showgrid": false, "showline": false, "tickmode": "array", "ticktext": ["January", "February", "March", "April", "May", "June", "July", "August", "September", "October", "November", "December"], "tickvals": [2.286, 6.286, 10.71, 15, 19.43, 23.71, 28.14, 32.57, 36.86, 41.29, 45.57, 50], "zeroline": false}, "xaxis2": {"anchor": "y2", "domain": [0, 1], "showgrid": false, "showline": false, "tickmode": "array", "ticktext": ["January", "February", "March", "April", "May", "June", "July", "August", "September", "October", "November", "December"], "tickvals": [2.286, 6.286, 10.71, 15, 19.43, 23.71, 28.14, 32.57, 36.86, 41.29, 45.57, 50], "zeroline": false}, "xaxis3": {"anchor": "y3", "domain": [0, 1], "showgrid": false, "showline": false, "tickmode": "array", "ticktext": ["January", "February", "March", "April", "May", "June", "July", "August", "September", "October", "November", "December"], "tickvals": [2.286, 6.286, 10.71, 15, 19.43, 23.71, 28.14, 32.57, 36.86, 41.29, 45.57, 50], "zeroline": false}, "xaxis4": {"anchor": "y4", "domain": [0, 1], "showgrid": false, "showline": false, "tickmode": "array", "ticktext": ["January", "February", "March", "April", "May", "June", "July", "August", "September", "October", "November", "December"], "tickvals": [2.286, 6.286, 10.71, 15, 19.43, 23.71, 28.14, 32.57, 36.86, 41.29, 45.57, 50], "zeroline": false}, "xaxis5": {"anchor": "y5", "domain": [0, 1], "showgrid": false, "showline": false, "tickmode": "array", "ticktext": ["January", "February", "March", "April", "May", "June", "July", "August", "September", "October", "November", "December"], "tickvals": [2.286, 6.286, 10.71, 15, 19.43, 23.71, 28.14, 32.57, 36.86, 41.29, 45.57, 50], "zeroline": false}, "yaxis": {"anchor": "x", "autorange": "reversed", "domain": [0.864, 1.0], "showgrid": false, "showline": false, "tickmode": "array", "ticktext": ["Mon", "Tue", "Wed", "Thu", "Fri", "Sat", "Sun"], "tickvals": [0, 1, 2, 3, 4, 5, 6], "zeroline": false}, "yaxis2": {"anchor": "x2", "autorange": "reversed", "domain": [0.648, 0.784], "showgrid": false, "showline": false, "tickmode": "array", "ticktext": ["Mon", "Tue", "Wed", "Thu", "Fri", "Sat", "Sun"], "tickvals": [0, 1, 2, 3, 4, 5, 6], "zeroline": false}, "yaxis3": {"anchor": "x3", "autorange": "reversed", "domain": [0.432, 0.568], "showgrid": false, "showline": false, "tickmode": "array", "ticktext": ["Mon", "Tue", "Wed", "Thu", "Fri", "Sat", "Sun"], "tickvals": [0, 1, 2, 3, 4, 5, 6], "zeroline": false}, "yaxis4": {"anchor": "x4", "autorange": "reversed", "domain": [0.216, 0.352], "showgrid": false, "showline": false, "tickmode": "array", "ticktext": ["Mon", "Tue", "Wed", "Thu", "Fri", "Sat", "Sun"], "tickvals": [0, 1, 2, 3, 4, 5, 6], "zeroline": false}, "yaxis5": {"anchor": "x5", "autorange": "reversed", "domain": [0, 0.136], "showgrid": false, "showline": false, "tickmode": "array", "ticktext": ["Mon", "Tue", "Wed", "Thu", "Fri", "Sat", "Sun"], "tickvals": [0, 1, 2, 3, 4, 5, 6], "zeroline": false}}}
